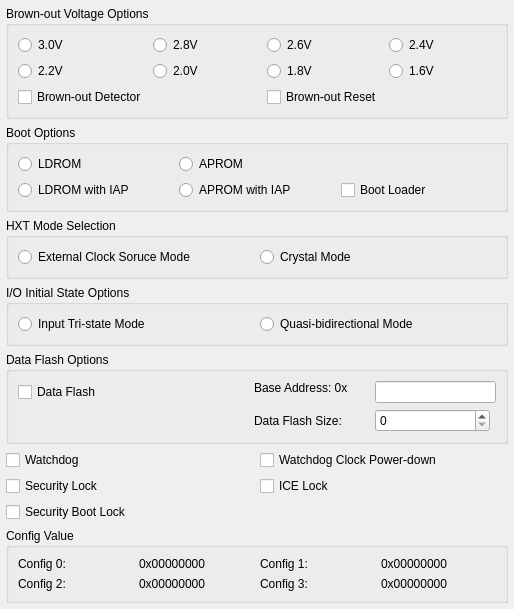
<?xml version="1.0" encoding="UTF-8"?>
<ui version="4.0">
 <class>Dialog</class>
 <widget class="QDialog" name="Dialog">
  <property name="geometry">
   <rect>
    <x>0</x>
    <y>0</y>
    <width>514</width>
    <height>422</height>
   </rect>
  </property>
  <layout class="QGridLayout" name="outer_layout">
   <property name="leftMargin">
    <number>6</number>
   </property>
   <property name="topMargin">
    <number>6</number>
   </property>
   <property name="rightMargin">
    <number>6</number>
   </property>
   <property name="bottomMargin">
    <number>6</number>
   </property>
   <property name="spacing">
    <number>6</number>
   </property>
   <item row="0" column="2" colspan="2">
    <widget class="QGroupBox" name="IDC_GROUP_BROWN_OUT_VOLTAGE">
     <property name="title">
      <string>Brown-out Voltage Options</string>
     </property>
     <layout class="QGridLayout" name="gridLayout">
      <item row="0" column="0">
       <widget class="QRadioButton" name="IDC_RADIO_BOV_0">
        <property name="text">
         <string>3.0V</string>
        </property>
       </widget>
      </item>
      <item row="0" column="1">
       <widget class="QRadioButton" name="IDC_RADIO_BOV_1">
        <property name="text">
         <string>2.8V</string>
        </property>
       </widget>
      </item>
      <item row="1" column="1">
       <widget class="QRadioButton" name="IDC_RADIO_BOV_5">
        <property name="text">
         <string>2.0V</string>
        </property>
       </widget>
      </item>
      <item row="1" column="0">
       <widget class="QRadioButton" name="IDC_RADIO_BOV_4">
        <property name="text">
         <string>2.2V</string>
        </property>
       </widget>
      </item>
      <item row="2" column="0">
       <widget class="QCheckBox" name="IDC_CHECK_BROWN_OUT_DETECT">
        <property name="text">
         <string>Brown-out Detector</string>
        </property>
       </widget>
      </item>
      <item row="1" column="2">
       <widget class="QRadioButton" name="IDC_RADIO_BOV_6">
        <property name="text">
         <string>1.8V</string>
        </property>
       </widget>
      </item>
      <item row="0" column="2">
       <widget class="QRadioButton" name="IDC_RADIO_BOV_2">
        <property name="text">
         <string>2.6V</string>
        </property>
       </widget>
      </item>
      <item row="1" column="3">
       <widget class="QRadioButton" name="IDC_RADIO_BOV_7">
        <property name="text">
         <string>1.6V</string>
        </property>
       </widget>
      </item>
      <item row="0" column="3">
       <widget class="QRadioButton" name="IDC_RADIO_BOV_3">
        <property name="text">
         <string>2.4V</string>
        </property>
       </widget>
      </item>
      <item row="2" column="2">
       <widget class="QCheckBox" name="IDC_CHECK_BROWN_OUT_RESET">
        <property name="text">
         <string>Brown-out Reset</string>
        </property>
       </widget>
      </item>
     </layout>
    </widget>
   </item>
   <item row="1" column="2" colspan="2">
    <widget class="QGroupBox" name="IDC_GROUP_BOOT_SELECT">
     <property name="title">
      <string>Boot Options</string>
     </property>
     <layout class="QGridLayout" name="layout_IDC_GROUP_BOOT_SELECT">
      <item row="0" column="0">
       <widget class="QRadioButton" name="IDC_RADIO_BS_LDROM">
        <property name="text">
         <string>LDROM</string>
        </property>
       </widget>
      </item>
      <item row="0" column="1">
       <widget class="QRadioButton" name="IDC_RADIO_BS_APROM">
        <property name="text">
         <string>APROM</string>
        </property>
       </widget>
      </item>
      <item row="1" column="0" colspan="2">
       <widget class="QRadioButton" name="IDC_RADIO_BS_LDROM_APROM">
        <property name="text">
         <string>LDROM with IAP</string>
        </property>
       </widget>
      </item>
      <item row="1" column="1" colspan="2">
       <widget class="QRadioButton" name="IDC_RADIO_BS_APROM_LDROM">
        <property name="text">
         <string>APROM with IAP</string>
        </property>
       </widget>
      </item>
      <item row="1" column="2">
       <widget class="QCheckBox" name="IDC_CHECK_BOOT_LOADER">
        <property name="text">
         <string>Boot Loader</string>
        </property>
       </widget>
      </item>
     </layout>
    </widget>
   </item>
   <item row="2" column="2" colspan="2">
    <widget class="QGroupBox" name="IDC_GROUP_GPF">
     <property name="title">
      <string>HXT Mode Selection</string>
     </property>
     <layout class="QHBoxLayout" name="layout_IDC_GROUP_GPF">
      <item>
       <widget class="QRadioButton" name="IDC_RADIO_GPF_GPIO">
        <property name="text">
         <string>External Clock Soruce Mode</string>
        </property>
       </widget>
      </item>
      <item>
       <widget class="QRadioButton" name="IDC_RADIO_GPF_CRYSTAL">
        <property name="text">
         <string>Crystal Mode</string>
        </property>
       </widget>
      </item>
     </layout>
    </widget>
   </item>
   <item row="3" column="2" colspan="2">
    <widget class="QGroupBox" name="IDC_GROUP_IO_STATE">
     <property name="title">
      <string>I/O Initial State Options</string>
     </property>
     <layout class="QHBoxLayout" name="layout_IDC_GROUP_IO_STATE">
      <item>
       <widget class="QRadioButton" name="IDC_RADIO_IO_TRI">
        <property name="text">
         <string>Input Tri-state Mode</string>
        </property>
       </widget>
      </item>
      <item>
       <widget class="QRadioButton" name="IDC_RADIO_IO_BI">
        <property name="text">
         <string>Quasi-bidirectional Mode</string>
        </property>
       </widget>
      </item>
     </layout>
    </widget>
   </item>
   <item row="8" column="2" colspan="2">
    <widget class="QGroupBox" name="IDC_GROUP_CONFIG_VALUE">
     <property name="title">
      <string>Config Value</string>
     </property>
     <layout class="QGridLayout" name="gridLayout_2">
      <item row="0" column="0">
       <widget class="QLabel" name="IDC_STATIC_CONFIG_0">
        <property name="text">
         <string>Config 0:</string>
        </property>
       </widget>
      </item>
      <item row="0" column="1">
       <widget class="QLabel" name="IDC_STATIC_CONFIG_VALUE_0">
        <property name="text">
         <string>0x00000000</string>
        </property>
       </widget>
      </item>
      <item row="0" column="2">
       <widget class="QLabel" name="IDC_STATIC_CONFIG_1">
        <property name="text">
         <string>Config 1:</string>
        </property>
       </widget>
      </item>
      <item row="0" column="3">
       <widget class="QLabel" name="IDC_STATIC_CONFIG_VALUE_1">
        <property name="text">
         <string>0x00000000</string>
        </property>
       </widget>
      </item>
      <item row="1" column="0">
       <widget class="QLabel" name="IDC_STATIC_CONFIG_2">
        <property name="text">
         <string>Config 2:</string>
        </property>
       </widget>
      </item>
      <item row="1" column="1">
       <widget class="QLabel" name="IDC_STATIC_CONFIG_VALUE_2">
        <property name="text">
         <string>0x00000000</string>
        </property>
       </widget>
      </item>
      <item row="1" column="2">
       <widget class="QLabel" name="IDC_STATIC_CONFIG_3">
        <property name="text">
         <string>Config 3:</string>
        </property>
       </widget>
      </item>
      <item row="1" column="3">
       <widget class="QLabel" name="IDC_STATIC_CONFIG_VALUE_3">
        <property name="text">
         <string>0x00000000</string>
        </property>
       </widget>
      </item>
     </layout>
    </widget>
   </item>
   <item row="4" column="2" colspan="2">
    <widget class="QGroupBox" name="IDC_GROUP_DATA_FLASH">
     <property name="title">
      <string>Data Flash Options</string>
     </property>
     <layout class="QGridLayout" name="layout_IDC_GROUP_DATA_FLASH" columnstretch="2,1,1,0">
      <item row="0" column="0" rowspan="2">
       <widget class="QCheckBox" name="IDC_CHECK_DATA_FLASH_ENABLE">
        <property name="text">
         <string>Data Flash</string>
        </property>
       </widget>
      </item>
      <item row="0" column="1" colspan="2">
       <widget class="QLabel" name="IDC_STATIC_FLASH_BASE_ADDRESS">
        <property name="text">
         <string>Base Address: 0x</string>
        </property>
       </widget>
      </item>
      <item row="0" column="2" rowspan="2" colspan="2">
       <widget class="QLineEdit" name="IDC_EDIT_FLASH_BASE_ADDRESS"/>
      </item>
      <item row="2" column="1">
       <widget class="QLabel" name="IDC_STATIC_DATA_FLASH_SIZE">
        <property name="text">
         <string>Data Flash Size:</string>
        </property>
       </widget>
      </item>
      <item row="2" column="2">
       <widget class="QSpinBox" name="IDC_SPIN_DATA_FLASH_SIZE"/>
      </item>
     </layout>
    </widget>
   </item>
   <item row="6" column="3">
    <widget class="QCheckBox" name="IDC_CHECK_ICE_LOCK">
     <property name="text">
      <string>ICE Lock</string>
     </property>
    </widget>
   </item>
   <item row="5" column="2">
    <widget class="QCheckBox" name="IDC_CHECK_WDT_ENABLE">
     <property name="text">
      <string>Watchdog</string>
     </property>
    </widget>
   </item>
   <item row="6" column="2">
    <widget class="QCheckBox" name="IDC_CHECK_SECURITY_LOCK">
     <property name="text">
      <string>Security Lock</string>
     </property>
    </widget>
   </item>
   <item row="7" column="2">
    <widget class="QCheckBox" name="IDC_CHECK_SECURITY_BOOT_LOCK">
     <property name="text">
      <string>Security Boot Lock</string>
     </property>
    </widget>
   </item>
   <item row="5" column="3">
    <widget class="QCheckBox" name="IDC_CHECK_WDT_POWER_DOWN">
     <property name="text">
      <string>Watchdog Clock Power-down</string>
     </property>
    </widget>
   </item>
  </layout>
 </widget>
 <resources/>
 <connections/>
</ui>
